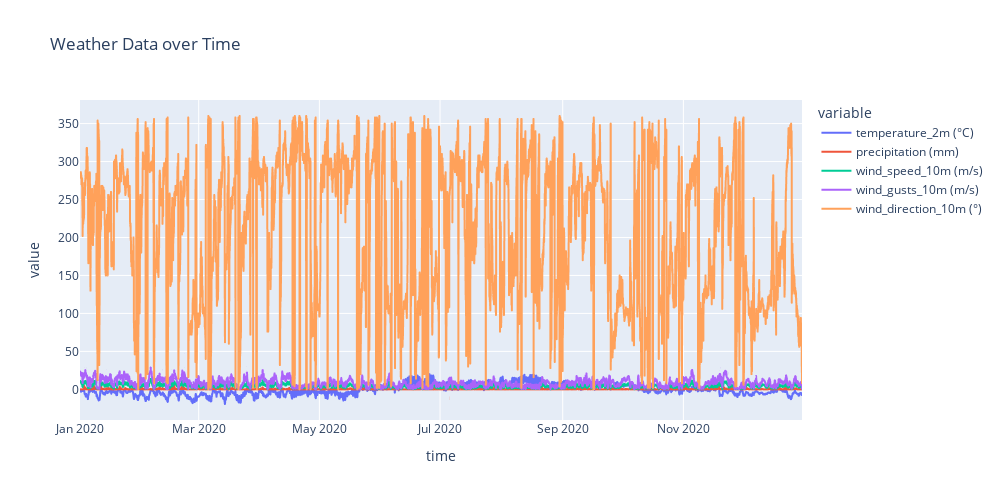

The code cell stored with this chart in its notebook:
### Markdown cell above
### 4.4 Ploting all columns together using plotly

### Code cell
import plotly.express as px

df_long = df.melt(id_vars="time", var_name="variable", value_name="value")

# Interactive multi-line plot
fig = px.line(df_long, x="time", y="value", color="variable",
              title = "Weather Data over Time", width=1000, height=500)
fig.show()

### Figure 1 — Plotly figure (JSON) as saved in the notebook; plotly's stock layout.template omitted (floating-point values rounded to 4 significant figures; data arrays with more than 128 entries replaced by an {"elided": "..."} marker saying what was removed)
{"data": [{"hovertemplate": "variable=temperature_2m (°C)<br>time=%{x}<br>value=%{y}<extra></extra>", "legendgroup": "temperature_2m (°C)", "line": {"color": "#636efa", "dash": "solid"}, "marker": {"symbol": "circle"}, "mode": "lines", "name": "temperature_2m (°C)", "showlegend": true, "type": "scattergl", "x": {"elided": "8760 str values"}, "xaxis": "x", "y": {"elided": "8760 float values"}, "yaxis": "y"}, {"hovertemplate": "variable=precipitation (mm)<br>time=%{x}<br>value=%{y}<extra></extra>", "legendgroup": "precipitation (mm)", "line": {"color": "#EF553B", "dash": "solid"}, "marker": {"symbol": "circle"}, "mode": "lines", "name": "precipitation (mm)", "showlegend": true, "type": "scattergl", "x": {"elided": "8760 str values"}, "xaxis": "x", "y": {"elided": "8760 float values"}, "yaxis": "y"}, {"hovertemplate": "variable=wind_speed_10m (m/s)<br>time=%{x}<br>value=%{y}<extra></extra>", "legendgroup": "wind_speed_10m (m/s)", "line": {"color": "#00cc96", "dash": "solid"}, "marker": {"symbol": "circle"}, "mode": "lines", "name": "wind_speed_10m (m/s)", "showlegend": true, "type": "scattergl", "x": {"elided": "8760 str values"}, "xaxis": "x", "y": {"elided": "8760 float values"}, "yaxis": "y"}, {"hovertemplate": "variable=wind_gusts_10m (m/s)<br>time=%{x}<br>value=%{y}<extra></extra>", "legendgroup": "wind_gusts_10m (m/s)", "line": {"color": "#ab63fa", "dash": "solid"}, "marker": {"symbol": "circle"}, "mode": "lines", "name": "wind_gusts_10m (m/s)", "showlegend": true, "type": "scattergl", "x": {"elided": "8760 str values"}, "xaxis": "x", "y": {"elided": "8760 float values"}, "yaxis": "y"}, {"hovertemplate": "variable=wind_direction_10m (°)<br>time=%{x}<br>value=%{y}<extra></extra>", "legendgroup": "wind_direction_10m (°)", "line": {"color": "#FFA15A", "dash": "solid"}, "marker": {"symbol": "circle"}, "mode": "lines", "name": "wind_direction_10m (°)", "showlegend": true, "type": "scattergl", "x": {"elided": "8760 str values"}, "xaxis": "x", "y": {"elided": "8760 float values"}, "yaxis": "y"}], "layout": {"height": 500, "legend": {"title": {"text": "variable"}, "tracegroupgap": 0}, "title": {"text": "Weather Data over Time"}, "width": 1000, "xaxis": {"anchor": "y", "domain": [0, 1], "title": {"text": "time"}}, "yaxis": {"anchor": "x", "domain": [0, 1], "title": {"text": "value"}}}}
